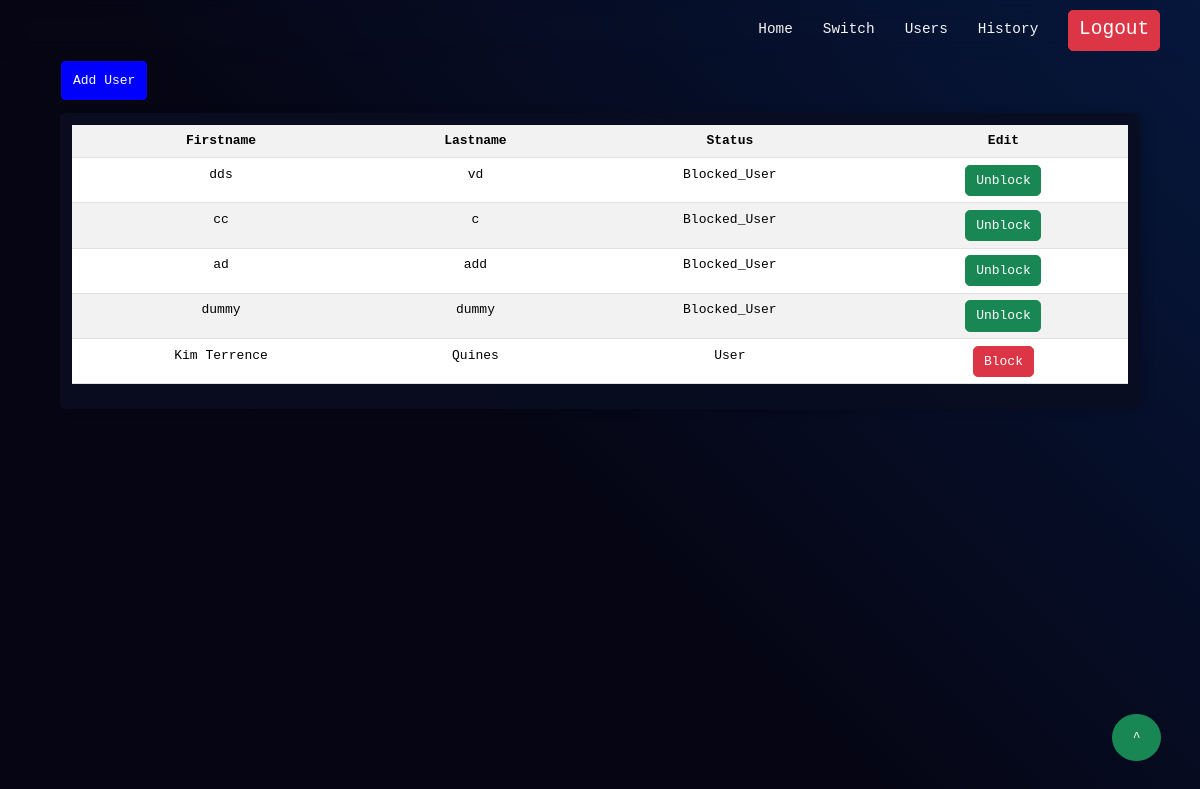
The page /frontend/users.php (signed in) on the database its author committed.
### tables this page shows
CREATE TABLE `user_info` (
  `id` int(11) NOT NULL,
  `firstname` varchar(100) NOT NULL,
  `lastname` varchar(100) NOT NULL,
  `username` varchar(100) NOT NULL,
  `password` varchar(100) NOT NULL,
  `status` varchar(100) NOT NULL DEFAULT 'User',
  `timestamp` timestamp NOT NULL DEFAULT current_timestamp()
);

### frontend/users.php (the view, shortened to what this page needs)
<?php
    include '../backend/database_config.php';
?>
<!DOCTYPE html>
<html lang="en">
<head>
    <link rel="stylesheet" href="./styles/user.css">
    <link rel="stylesheet" href="../frontend/bootstrap/css/bootstrap.css">
</head>
<body>
    <nav>
        <div class="navCon" id="NavCon">
            <a href="./admin_home.php" class="links">Home</a>
            <a href="./switch.php" class="links">Switch</a>
            <a href="./users.php" class="links">Users</a>
            <a href="./history.php" class="links">History</a>
            <a href="../backend/logout.php" class="btn btn-danger fs-4">Logout</a>
        </div>
    </nav>
    <section>
        <button class="addSwitchBtn" onclick="handleModal()">Add User</button>
        <div class="switchCon">
            <table class="table table-striped table-hover w-100">
                <tr>
                    <th>Firstname</th>
                    <th>Lastname</th>
                    <th >Status</th>
                    <th colspan="3">Edit</th>
                </tr>
                <?php
                    $sql = "SELECT * FROM user_info WHERE status <> 'Admin'  ORDER BY id DESC ";
                    $userResult = $conn->query($sql);
                    while ($user = $userResult->fetch_assoc()) {
                 ?>
                <tr>
                    <td> <?php echo $user['firstname']; ?> </td>
                    <td> <?php echo $user['lastname']; ?> </td>
                    <td> <?php echo $user['status']; ?> </td>
                    <td>
                        <?php if($user['status'] == "User"){?>
                        <a href="../backend/block_user.php?id=<?php echo $user['id'] ; ?>&status=<?php echo $user['status'] ; ?>" class="btn btn-danger">
                            Block
                        </a>
                        <?php }else if ($user['status'] == "Blocked_User") {?>
                            <a href="../backend/unblock_user.php?id=<?php echo $user['id'] ; ?>&status=<?php echo $user['status'] ; ?>" class="btn btn-success">
                            Unblock
                            </a>
                        <?php }?>
                    </td>
                </tr>
                <?php
                }
                ?>
            </table>
        </div>
        <a href="#top" class="btn btn-success position-fixed bottom-0 end-0 m-5 py-3 px-4 rounded-circle">^</a>
    </section>
</body>
</html>

### frontend/styles/user.css (style rules this page uses)
* { padding: 0; margin: 0; font-family: monospace; }
body { display: flex; }
nav { display: flex; flex-direction: row; height: 60px; width: 100%; align-items:center; justify-content: space-between ; position: fixed; z-index: 20; backdrop-filter: blur(10px); }
.navCon { display: flex; align-items: center; gap: 30px; padding-right: 40px; backdrop-filter: blur(10px); }
.navCon .links { text-decoration: none; color: whitesmoke; font-size: 1.2vw; transition: 0.5s; }
section { width: 100%; min-height: 100vh; height: 100%; display: flex; align-items:center ; flex-direction: column; background: linear-gradient(45deg, hsla(240, 56%, 5%, 1) 44%, hsla(221, 82%, 13%, 1) 100%); }
.addSwitchBtn { margin-top: 5vw; align-self: self-start; margin-left: 5vw; padding: 0.8vw 1vw; background-color: blue ; border: 1px solid black; border-radius: 5px; color: white; }
.switchCon { padding: 1vw; margin-top: 1vw; width: 90%; box-shadow: 5px 0 10px rgba(0, 0, 0, 0.164); display: flex; justify-content: center; border-radius: 5px; background-color: rgba(9, 13, 32, 0.877); }
table { width: 90%; height: 100%; text-align: center; overflow: scroll; background-color: rgba(20, 3, 3, 0.329); }
table ,tr { height: 2vw; }

### rows shown on the page
user_info: firstname "dds", lastname "vd", status "Blocked_User"
user_info: firstname "cc", lastname "c", status "Blocked_User"
user_info: firstname "ad", lastname "add", status "Blocked_User"
user_info: firstname "dummy", lastname "dummy", status "Blocked_User"
user_info: firstname "Kim Terrence", lastname "Quines", status "User"
